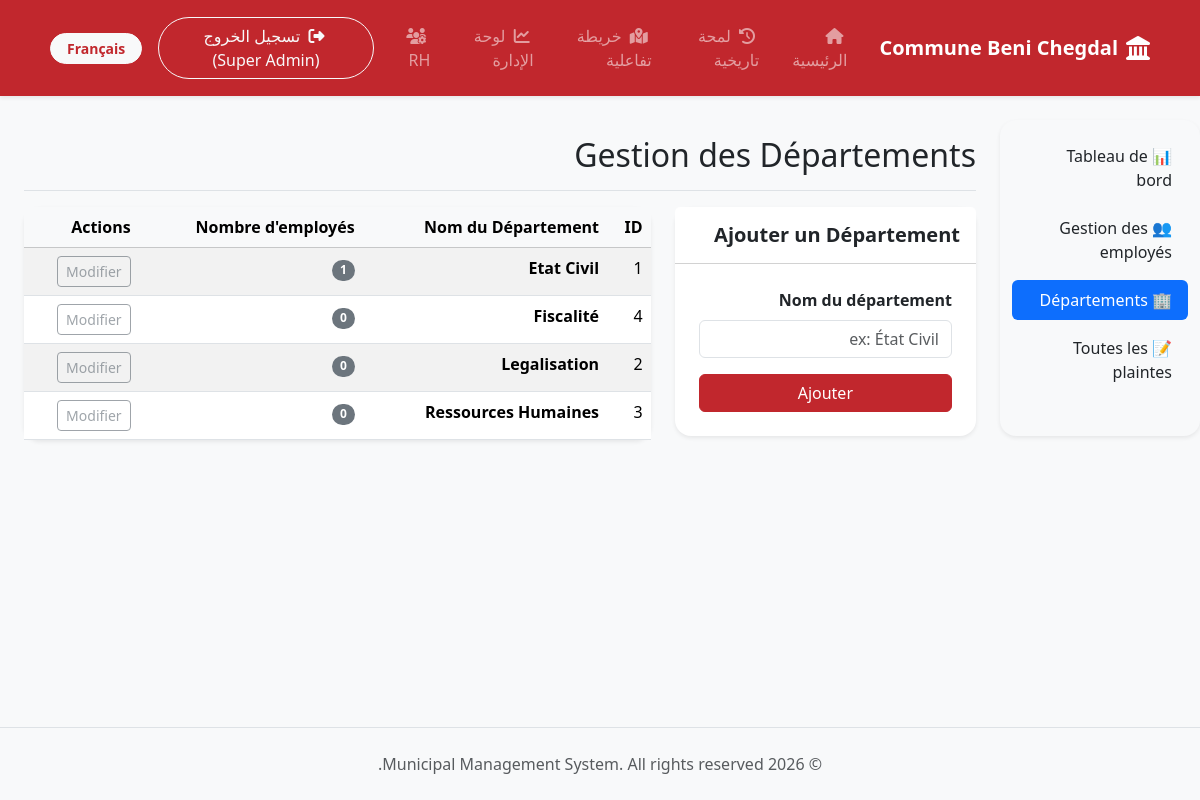
The app's page /admin/departments.php (signed in) with its own data.
### tables this page shows
CREATE TABLE IF NOT EXISTS `departments` (
  `id` INT UNSIGNED NOT NULL AUTO_INCREMENT,
  `name` VARCHAR(100) NOT NULL,
  PRIMARY KEY (`id`)
);

### admin/departments.php (the view, shortened to what this page needs)
<?php
$base_path = '../';
require_once $base_path . 'config/db.php';
$departments = $conn->query("SELECT d.*, (SELECT COUNT(*) FROM users WHERE department_id = d.id AND role='employee') as employee_count FROM departments d ORDER BY d.name ASC");
require_once $base_path . 'includes/header.php';
require_once $base_path . 'includes/navbar.php';
?>
<div class="container-fluid mt-4 mb-5">
    <div class="row">
        <div class="col-md-3 col-lg-2 d-md-block bg-light sidebar collapse shadow-sm rounded-4 mb-4">
            <div class="position-sticky pt-3 pb-3">
                <ul class="nav flex-column nav-pills">
                    <li class="nav-item mb-2">
                        <a class="nav-link text-dark" href="dashboard.php">📊 Tableau de bord</a>
                    </li>
                    <li class="nav-item mb-2">
                        <a class="nav-link text-dark" href="employees.php">👥 Gestion des employés</a>
                    </li>
                    <li class="nav-item mb-2">
                        <a class="nav-link active" href="departments.php">🏢 Départements</a>
                    </li>
                    <li class="nav-item mb-2">
                        <a class="nav-link text-dark" href="complaints.php">📝 Toutes les plaintes</a>
                    </li>
                </ul>
            </div>
        </div>
        <main class="col-md-9 ms-sm-auto col-lg-10 px-md-4">
            <div class="d-flex justify-content-between flex-wrap flex-md-nowrap align-items-center pt-3 pb-2 mb-3 border-bottom">
                <h1 class="h2">Gestion des Départements</h1>
            </div>
            <div class="row">
                <div class="col-md-4 mb-4">
                    <div class="card shadow-sm border-0 rounded-4">
                        <div class="card-header bg-white py-3">
                            <h5 class="mb-0 fw-bold">Ajouter un Département</h5>
                        </div>
                        <div class="card-body p-4">
                            <form action="departments.php" method="POST">
                                <div class="mb-3">
                                    <label class="form-label fw-semibold">Nom du département</label>
                                    <input type="text" class="form-control" name="name" required placeholder="ex: État Civil">
                                </div>
                                <button type="submit" name="add_department" class="btn btn-primary w-100">Ajouter</button>
                            </form>
                        </div>
                    </div>
                </div>
                <div class="col-md-8">
                    <div class="card shadow-sm border-0 rounded-4">
                        <div class="card-body p-0">
                            <div class="table-responsive">
                                <table class="table table-hover table-striped mb-0">
                                    <thead class="table-light">
                                        <tr>
                                            <th>ID</th>
                                            <th>Nom du Département</th>
                                            <th>Nombre d'employés</th>
                                            <th>Actions</th>
                                        </tr>
                                    </thead>
                                    <tbody>
                                        <?php if($departments->num_rows > 0): ?>
                                            <?php while($dept = $departments->fetch_assoc()): ?>
                                            <tr>
                                                <td><?php echo $dept['id']; ?></td>
                                                <td><strong><?php echo htmlspecialchars($dept['name']); ?></strong></td>
                                                <td><span class="badge bg-secondary rounded-pill"><?php echo $dept['employee_count']; ?></span></td>
                                                <td>
                                                    <button class="btn btn-sm btn-outline-secondary" disabled>Modifier</button>
                                                </td>
                                            </tr>
                                            <?php endwhile; ?>
                                        <?php else: ?>
                                            <tr><td colspan="4" class="text-center py-4">Aucun département trouvé.</td></tr>
                                        <?php endif; ?>
                                    </tbody>
                                </table>
                            </div>
                        </div>
                    </div>
                </div>
            </div>
        </main>
    </div>
</div>
<?php require_once $base_path . 'includes/footer.php'; ?>

### assets/css/style.css (style rules this page uses)
:root { --morocco-red: #c1272d; --morocco-green: #006233; --light-bg: #f8f9fa; }
body { font-family: 'Segoe UI', Tahoma, Geneva, Verdana, sans-serif; background-color: var(--light-bg); }
.btn-primary { background-color: var(--morocco-red); border-color: var(--morocco-red); }

### records on screen
departments: id "1", name "Etat Civil", employee_count "1"
departments: id "4", name "Fiscalité", employee_count "0"
departments: id "2", name "Legalisation", employee_count "0"
departments: id "3", name "Ressources Humaines", employee_count "0"

### other values on screen
__('home') "الرئيسية"
__('history') "لمحة تاريخية"
__('map') "خريطة تفاعلية"
__('admin_dashboard') "لوحة الإدارة"
__('logout') "تسجيل الخروج"
$_SESSION['user_name'] "Super Admin"
